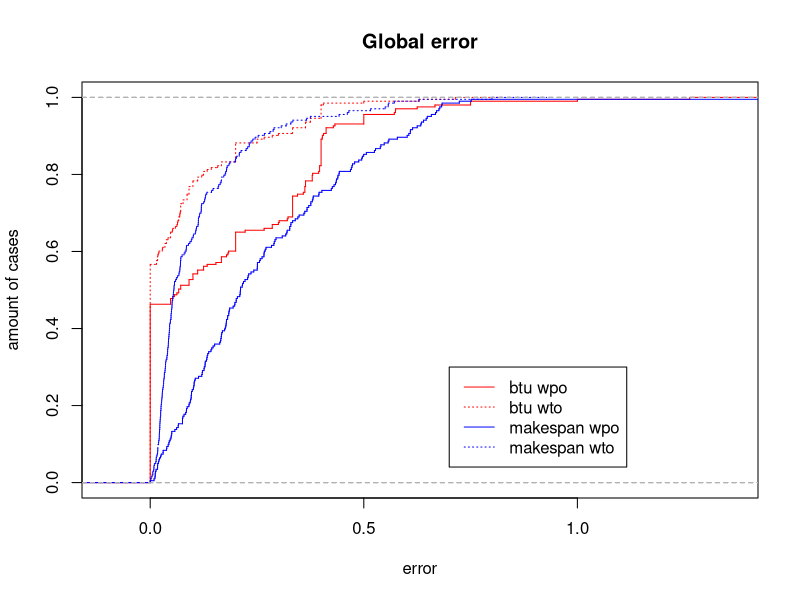
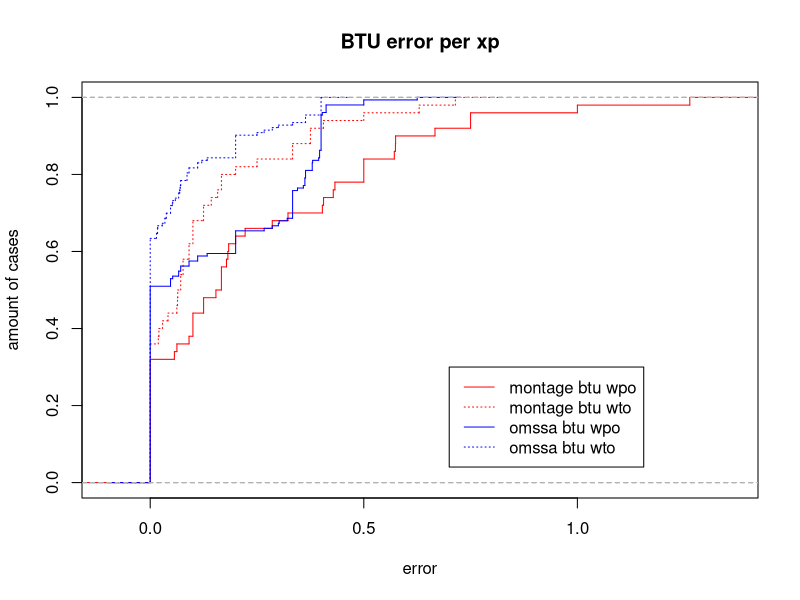
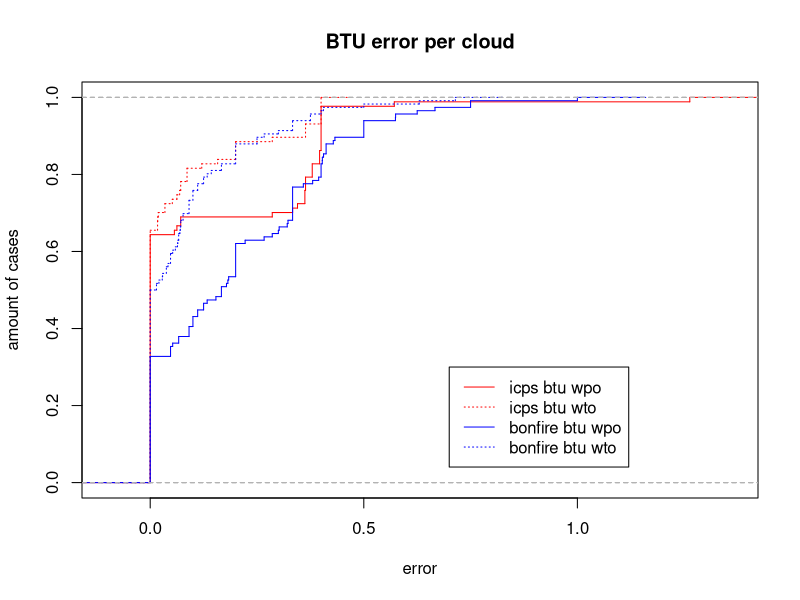
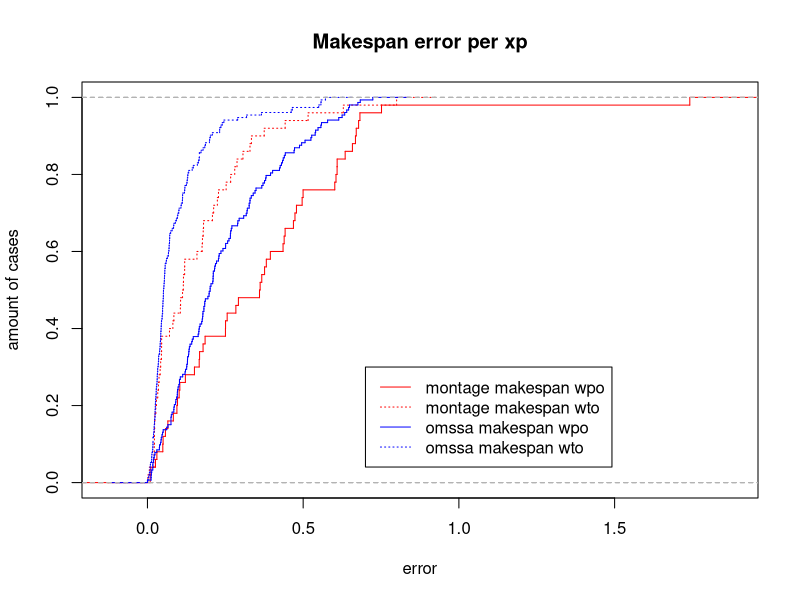
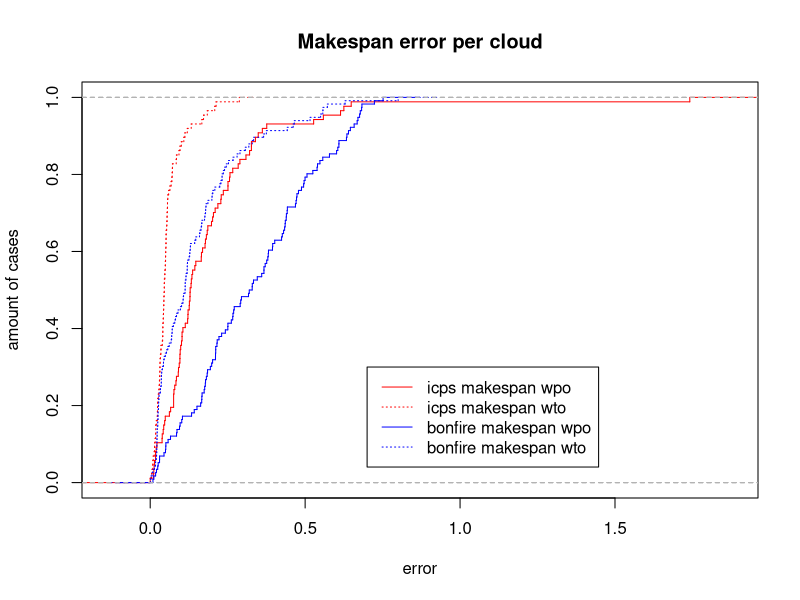

Source code (R) for these figures, in order:
# R script to compute validation stats

stats <- read.table("stats.dat", header=TRUE)

btu <- stats[c("source","BTU","wpo.BTU","wto.BTU")]
btu$wpo.d <- NA
btu$wpo.d <- abs( btu$BTU - btu$wpo.BTU ) / btu$BTU
btu$wto.d <- NA
btu$wto.d <- abs( btu$BTU - btu$wto.BTU ) / btu$BTU
write.table(btu[ with(btu, order(wpo.d)), ], file="btu.dat", row.names=FALSE)


makespan <- stats[c("source","makespan","wpo.makespan","wto.makespan")]
makespan$wpo.d <- NA
makespan$wpo.d <- abs( makespan$makespan - makespan$wpo.makespan ) / makespan$makespan
makespan$wto.d <- NA
makespan$wto.d <- abs( makespan$makespan - makespan$wto.makespan ) / makespan$makespan
write.table(makespan[ with(makespan, order(wpo.d)), ], file="makespan.dat", row.names=FALSE)



pdf('global-cdf.pdf')
plot(ecdf(btu$wpo.d),verticals=TRUE, do.p=FALSE, lty=1, col="red", 
	main="Global error", xlab="error", ylab="amount of cases")
lines(ecdf(btu$wto.d),verticals=TRUE, do.p=FALSE, lty=3, col="red")
lines(ecdf(makespan$wpo.d),verticals=TRUE, do.p=FALSE, lty=1, col="blue")
lines(ecdf(makespan$wto.d),verticals=TRUE, do.p=FALSE, lty=3, col="blue")
legend(0.7,0.3,c("btu wpo","btu wto","makespan wpo","makespan wto"),lty=c(1,3,1,3),col=c("red","red","blue","blue"))
dev.off()

pdf('expes-btu-cdf.pdf')
plot(ecdf(btu[grep("pleiade",btu$source),]$wpo.d),verticals=TRUE, do.p=FALSE, lty=1, col="red",
	main="BTU error per xp", xlab="error", ylab="amount of cases")
lines(ecdf(btu[grep("pleiade",btu$source),]$wto.d),verticals=TRUE, do.p=FALSE, lty=3, col="red")
lines(ecdf(btu[grep("pleiade",btu$source,invert=TRUE),]$wpo.d),verticals=TRUE, do.p=FALSE, lty=1, col="blue")
lines(ecdf(btu[grep("pleiade",btu$source,invert=TRUE),]$wto.d),verticals=TRUE, do.p=FALSE, lty=3, col="blue")
legend(0.7,0.3,c("montage btu wpo","montage btu wto","omssa btu wpo","omssa btu wto"),lty=c(1,3,1,3),col=c("red","red","blue","blue"))
dev.off()

pdf('cloud-btu-cdf.pdf')
plot(ecdf(btu[grep("openstack",btu$source),]$wpo.d),verticals=TRUE, do.p=FALSE, lty=1, col="red",
	main="BTU error per cloud", xlab="error", ylab="amount of cases")
lines(ecdf(btu[grep("openstack",btu$source),]$wto.d),verticals=TRUE, do.p=FALSE, lty=3, col="red")
lines(ecdf(btu[grep("bonfire",btu$source),]$wpo.d),verticals=TRUE, do.p=FALSE, lty=1, col="blue")
lines(ecdf(btu[grep("bonfire",btu$source),]$wto.d),verticals=TRUE, do.p=FALSE, lty=3, col="blue")
legend(0.7,0.3,c("icps btu wpo","icps btu wto","bonfire btu wpo","bonfire btu wto"),lty=c(1,3,1,3),col=c("red","red","blue","blue"))
dev.off()

pdf('expes-makespan-cdf.pdf')
plot(ecdf(makespan[grep("pleiade",makespan$source),]$wpo.d),verticals=TRUE, do.p=FALSE, lty=1, col="red",
	main="Makespan error per xp", xlab="error", ylab="amount of cases")
lines(ecdf(makespan[grep("pleiade",makespan$source),]$wto.d),verticals=TRUE, do.p=FALSE, lty=3, col="red")
lines(ecdf(makespan[grep("pleiade",makespan$source,invert=TRUE),]$wpo.d),verticals=TRUE, do.p=FALSE, lty=1, col="blue")
lines(ecdf(makespan[grep("pleiade",makespan$source,invert=TRUE),]$wto.d),verticals=TRUE, do.p=FALSE, lty=3, col="blue")
legend(0.7,0.3,c("montage makespan wpo","montage makespan wto","omssa makespan wpo","omssa makespan wto"),lty=c(1,3,1,3),col=c("red","red","blue","blue"))
dev.off()

pdf('cloud-makespan-cdf.pdf')
plot(ecdf(makespan[grep("openstack",makespan$source),]$wpo.d),verticals=TRUE, do.p=FALSE, lty=1, col="red",
	main="Makespan error per cloud", xlab="error", ylab="amount of cases")
lines(ecdf(makespan[grep("openstack",makespan$source),]$wto.d),verticals=TRUE, do.p=FALSE, lty=3, col="red")
lines(ecdf(makespan[grep("bonfire",makespan$source),]$wpo.d),verticals=TRUE, do.p=FALSE, lty=1, col="blue")
lines(ecdf(makespan[grep("bonfire",makespan$source),]$wto.d),verticals=TRUE, do.p=FALSE, lty=3, col="blue")
legend(0.7,0.3,c("icps makespan wpo","icps makespan wto","bonfire makespan wpo","bonfire makespan wto"),lty=c(1,3,1,3),col=c("red","red","blue","blue"))
dev.off()



min(btu$wpo.d)
max(btu$wpo.d)
mean(btu$wpo.d)

min(btu$wto.d)
max(btu$wto.d)
mean(btu$wto.d)


min(makespan$wpo.d)
max(makespan$wpo.d)
mean(makespan$wpo.d)

min(makespan$wto.d)
max(makespan$wto.d)
mean(makespan$wto.d)
